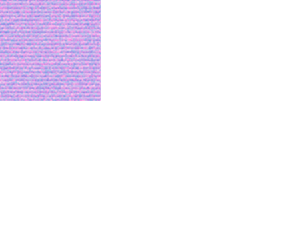
Frame 1 (no input)
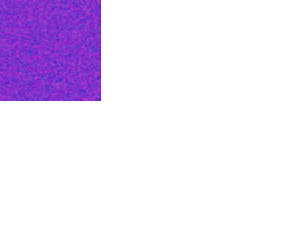
Frame 60 (no input)
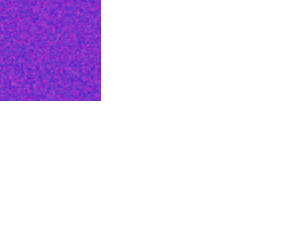
Frame 120 (the mouse pressed at the canvas centre since frame 60)

The p5.js sketch that drew these frames (run headless with seeded random() and noise() and a simulated clock; from frame 60 on, the mouse is pressed at the canvas centre):

// p5.js sketch
// ── sketch.js
// Project Title
// Your Name
// Date
//
// Extra for Experts:
// - describe what you did to take this project "above and beyond"


function setup() {
  createCanvas(300, 250);
  currentFill = 0;
}
// not done
function draw() {
  //let position = 0;
  //while (position <= width){
    //let s = int(random(10,20));
    //ellipse(position, height/2, s, s)
    //position += 20;

  for (let x = 0; x <= 100; x++){
    for (let y = 0; y <= 100; y++){
      if(x % 2 == 0 || y % 4 == 0){
        stroke(random(255),random(100),200);
        point(x,y);
      } 
    }
  }
}
  
